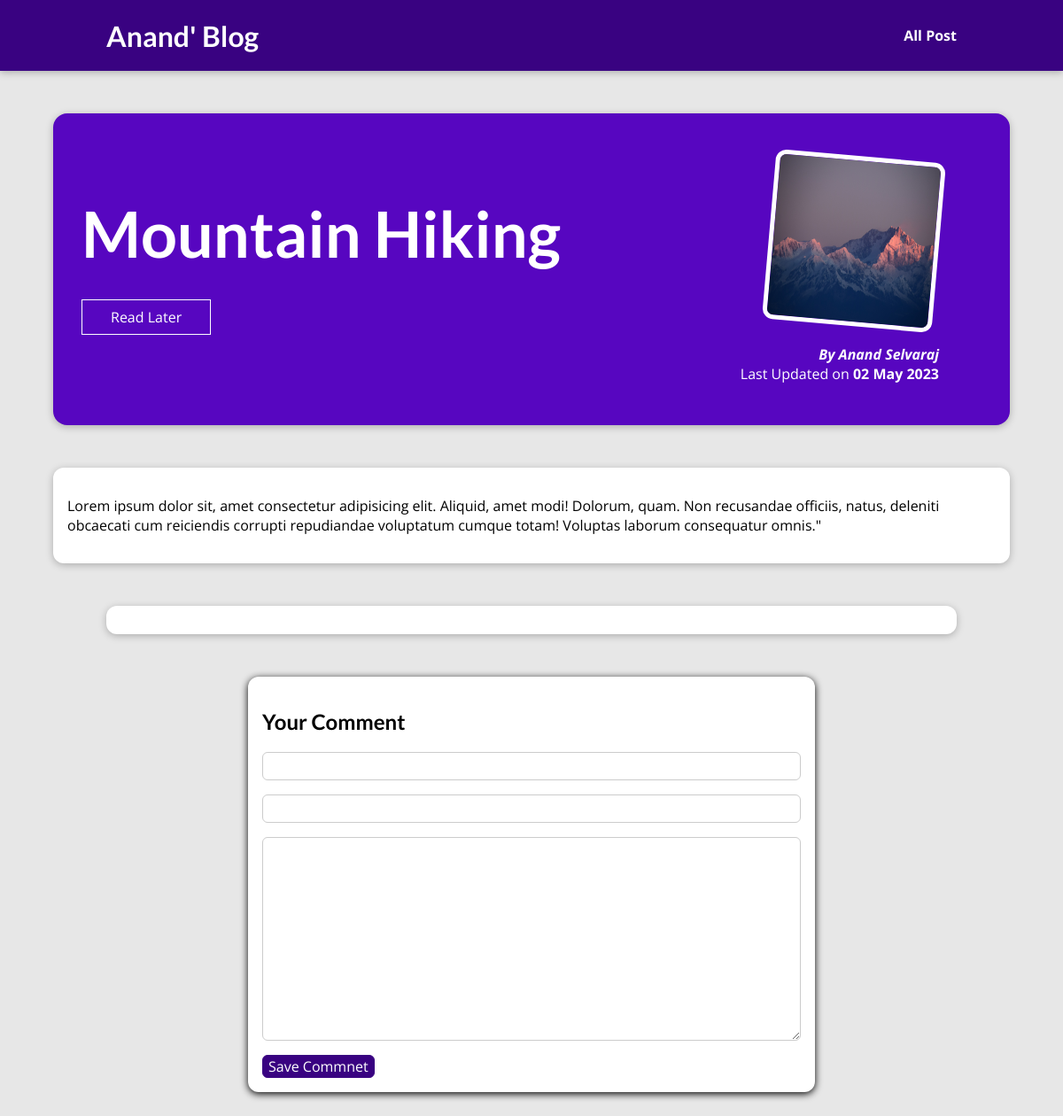
/posts/the-mountains, run on the app's committed database.
### blog/models.py (models this page shows, shortened)
class Post(models.Model):
    title = models.CharField(max_length=150)
    excerpt = models.CharField(max_length=250)
    image = models.ImageField(upload_to="posts", null=True)
    date = models.DateField(auto_now=True)
    slug = models.SlugField(unique=True, db_index=True)
    content = models.TextField(validators=[MinLengthValidator(10)])
    author = models.ForeignKey(
        Author, on_delete=models.SET_NULL, null=True, related_name="posts")
    tags = models.ManyToManyField(Tag)

class Author(models.Model):
    first_name = models.CharField(max_length=100)
    last_name = models.CharField(max_length=100)
    email_address = models.EmailField()
    def full_name(self):
        return f"{self.first_name} {self.last_name}"
    def __str__(self):
        return self.full_name()

### blog/views.py (the view, shortened to what this page needs)
# urls.py: path("posts/<slug:slug>", views.SinglePostView.as_view(),
class SinglePostView(View):
  def get(self,request,slug):
    post = Post.objects.get(slug=slug)
    context = {
      "post": post,
      "post-tags": post.tags.all(),
      "comment_form": CommentForm(),
      "comments": post.comments.all().order_by("-id")
    }
    return render(request, "blog/post-details.html", context)

### blog/forms.py
class CommentForm(forms.ModelForm):
    class Meta:
        model = Comment
        exclude = ["post"]
        labels = {
            "user_name": "Your Name",
            "user_email": "Your Mail",
            "text": "Your Comment"
        }

### blog/templates/blog/post-details.html (shortened to what this page needs)
{% extends 'base.html' %}
{% load static %}
{% block css_files %}
    <link rel="stylesheet" href="{% static "blog/post-detail.css" %}">
{% endblock %}
{% block content %}
<section id="summary">
    <h2>{{ post.title }}</h2>
    <div id="read-later">
        <form action="{% url "read-later" %}" method="POST">
         <button>Read Later</button>
        </form>
    </div>
    <article>
        <img src="{{ post.image.url }}" alt="Post Title">
        <address>By <a href="Anand: {{post.author.email_address}}"> {{ post.author|title }} </a> </address>
        <div>
            Last Updated on <time>{{ post.date|date:"d M Y" }} </time>
        </div>
    </article>
</section>
<main>
   {{ post.content|linebreaks }}
</main>
<section id="comments">
</section>
<section id="comment-form">
<h2>Your Comment</h2>
<form action="{% url "post-detail-page" post.slug %}" method="POST">
        {% for form_field in comment_form %}
          <div class="form-control">
             {{ form_field }}
          </div>
        {% endfor %}
        <button>Save Commnet</button>
    </form>
</section>
{% endblock %}

### static/app.css (style rules this page uses)
* { box-sizing: border-box; }
html { font-family: 'Open Sans', 'Lato', sans-serif; }
body { margin: 0; }
h1, h2, h3 { font-family: 'Lato', sans-serif; font-weight: bold; }

### blog/static/blog/post-detail.css (style rules this page uses)
body { background-color: #e7e7e7; }
#summary { margin: 8rem auto 3rem auto; padding: 2rem; width: 90%; max-width: 90rem; border-radius: 16px; background-color: #5706c0; position: relative; box-shadow: 0 2px 8px rgba(0, 0, 0, 0.25); height: 22rem; }
#summary h2 { color: white; font-size: 4.5rem; margin-bottom: 0.25rem; }
#summary article { position: absolute; top: 2rem; right: 3rem; padding: 1rem 2rem; border-radius: 12px; text-align: right; color: white; }
#summary article img { width: 12rem; height: 12rem; border-radius: 12px; transform: rotateZ(5deg); border: 5px solid white; margin-bottom: 1rem; }
#summary address { font-weight: bold; }
#summary a { color: white; text-decoration: none; }
#summary time { font-weight: bold; }
#read-later { margin: 2rem 0; }
#read-later button { background-color: transparent; border: 1px solid white; padding: 0.5rem 2rem; font: inherit; color: white; cursor: pointer; }
main { width: 90%; max-width: 90rem; margin: 3rem auto; background-color: white; padding: 1rem; border-radius: 12px; box-shadow: 0 2px 8px rgba(0, 0, 0, 0.25); }
#comment-form { margin: 3rem auto; width: 90%; max-width: 40rem; border-radius: 12px; background-color: white; box-shadow: 0 2px 8px rgba(0,0,0,25); padding: 1rem; }
#comment-form button { font: inherit; background-color: #390281; color: white; border: 1px solid #390281; padding: 0.5rem, 1.5rem; border-radius: 6px; cursor: pointer; }
.form-control { margin-bottom: 1rem; }
.form-control input, .form-control textarea { display: block; width: 100%; font: inherit; padding: 0.25rem; border-radius: 6px; border: 1px solid #ccc; }
#comments { margin: 3rem auto; width: 90%; max-width: 60rem; border-radius: 12px; background-color: white; box-shadow: 0 2px 8px rgba(0, 0, 0, 0.25); padding: 1rem 2rem; }

### data on the page
Post: title "Mountain Hiking", image (picture), author "Anand Selvaraj", date "02 May 2023", content "Lorem ipsum dolor sit, amet consectetur adipisicing elit. Aliquid, amet modi! Dolorum, quam. Non recusandae officiis, natus, deleniti obcaecati cum reiciendis corrupti repudiandae voluptatum cumque totam! Voluptas laborum consequatur omnis.\""
